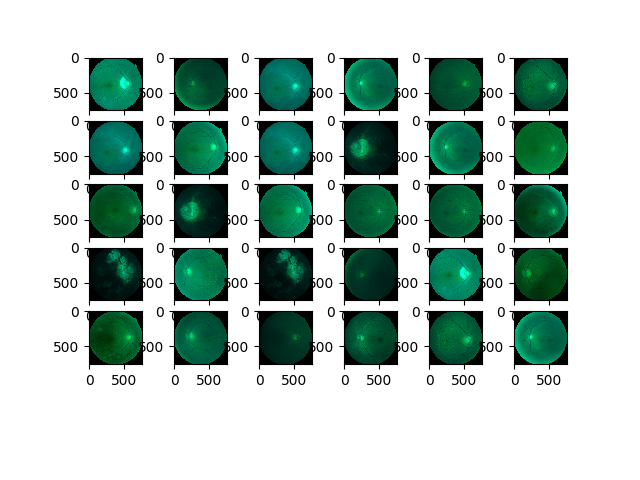
#> input picture 1.png, 640 x 480 px, given in place of 0.png, which was not available
$ python fundus_processing.py   (Python 2 division)   (older library calls are emulated)
#> lines starting #> are read from the running program, lines starting #| are printed output that depends on the picture; pictures that were not available may be replaced by others from this repository, and a replacement may not be noted
#> further down, img is the input picture: PIL image 640x480 RGBA; mean R, G, B, A 178.8, 198.8, 191.5, 255
from PIL import Image
import matplotlib.pyplot as plt
import numpy as np
import PIL
import time
import argparse
import random
import glob , sys, os
import utils
from multiprocessing import Pool


# [87 lines left out: functions add_padding, dense_crop, not called in this run]


def sparse_crop(image , crop_height , crop_width ,lr_flip =False, ud_flip=False):
    """
     _________________
    | ____       ___  |
    ||    |     |   | |
    ||____| ____|___| |
    |      |    |     |
    |      |____|     |
    | ____       ____ |
    ||    |     |    ||
    ||____|     |____||
    |_________________|

    :return:
    """
#> called with crop_height = 224, crop_width = 224, lr_flip = True, ud_flip = True
    h,w,ch=np.shape(image)
#> h = 480; w = 640; ch = 4
    h_gap = (h - crop_height) / 2
#> h_gap = 128
    w_gap = (w - crop_width) / 2
#> w_gap = 208

    ori_cropped_images=[]
    up_left_crop_image = image[:crop_height, :crop_width, :]
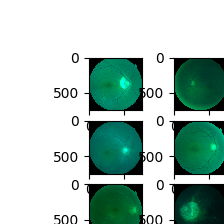
#> up_left_crop_image: shape (224, 224, 4); mean R, G, B, A 173.1, 197.9, 189.7, 255
    up_right_crop_image = image[:crop_height, -crop_width: , :]
    up_middle_crop_image = image[:crop_height, w_gap : w_gap + crop_width , :]
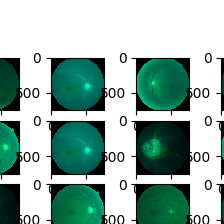
#> up_middle_crop_image: shape (224, 224, 4); mean R, G, B, A 151.2, 179.8, 171.6, 255

    central_left_crop_image = image[h_gap : h_gap + crop_height  ,:crop_width , :  ]
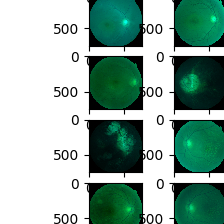
#> central_left_crop_image: shape (224, 224, 4); mean R, G, B, A 146.5, 175.7, 164.9, 255
    central_right_crop_image = image[h_gap: h_gap + crop_height, -crop_width:, :]
    central_crop_image = image[ h_gap : h_gap + crop_height , w_gap : w_gap + crop_width , :]
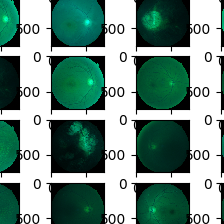
#> central_crop_image: shape (224, 224, 4); mean R, G, B, A 117.5, 147.6, 137.9, 255

    down_left_crop_image = image[-crop_height:, :crop_width, :]
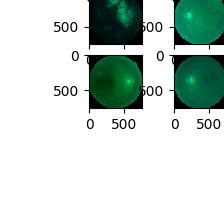
#> down_left_crop_image: shape (224, 224, 4); mean R, G, B, A 199, 213.2, 207.4, 255
    down_right_crop_image = image[-crop_height:, -crop_width:, :]
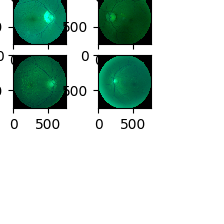
#> down_right_crop_image: shape (224, 224, 4); mean R, G, B, A 197.8, 215.7, 208.6, 255
    down_middle_crop_image = image[-crop_height: , w_gap: w_gap + crop_width, :]
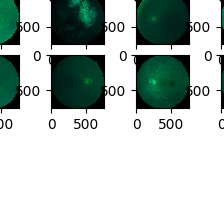
#> down_middle_crop_image: shape (224, 224, 4); mean R, G, B, A 184, 195.7, 191.8, 255

    ori_cropped_images.append(up_left_crop_image )
    ori_cropped_images.append(up_middle_crop_image)
    ori_cropped_images.append(up_right_crop_image)

    ori_cropped_images.append(central_left_crop_image)
    ori_cropped_images.append(central_crop_image)
    ori_cropped_images.append(central_right_crop_image)

    ori_cropped_images.append(down_left_crop_image)
    ori_cropped_images.append(down_middle_crop_image)
    ori_cropped_images.append(down_right_crop_image)

    ori_cropped_images=np.asarray(ori_cropped_images)
    if lr_flip:
        lr_flip_cropped_images=np.flip(ori_cropped_images[:, ] , axis=2)
        #utils.plot_images(lr_flip_cropped_images[:60], random_order=True)
        cropped_images=np.vstack((ori_cropped_images , lr_flip_cropped_images))

    if ud_flip:
        ud_flip_cropped_images = np.flip(ori_cropped_images[:, ], axis=1)
        #utils.plot_images(ud_flip_cropped_images[:60], random_order=True)
        cropped_images = np.vstack((cropped_images, ud_flip_cropped_images))

    if lr_flip and ud_flip:
        lr_ud_flip_cropped_images = np.flip(ud_flip_cropped_images , axis=2)
        cropped_images = np.vstack((cropped_images , lr_ud_flip_cropped_images))

    if lr_flip == False and ud_flip ==False:
        cropped_images= ori_cropped_images
    return cropped_images


if __name__ == '__main__':
    img=Image.open('./debug/0.png')
    img=np.asarray(img)
    #images=dense_crop(img , 224 ,224 , lr_flip=True  , ud_flip=True )
    images=sparse_crop(img , 224 ,224 , lr_flip=True  , ud_flip=True )

    print 'image shape : {}'.format(np.shape(images))
#| image shape : (36, 224, 224, 4)
#> (the run stopped early here; a loop or call above may not have finished)
